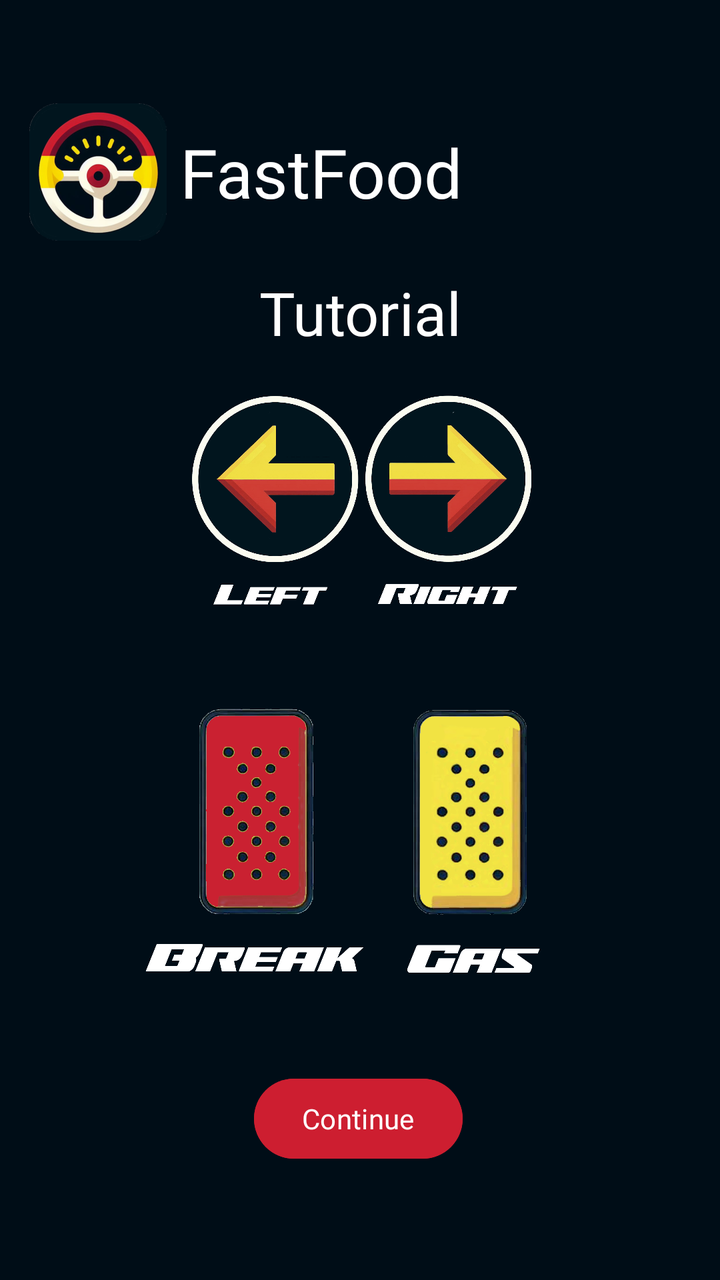
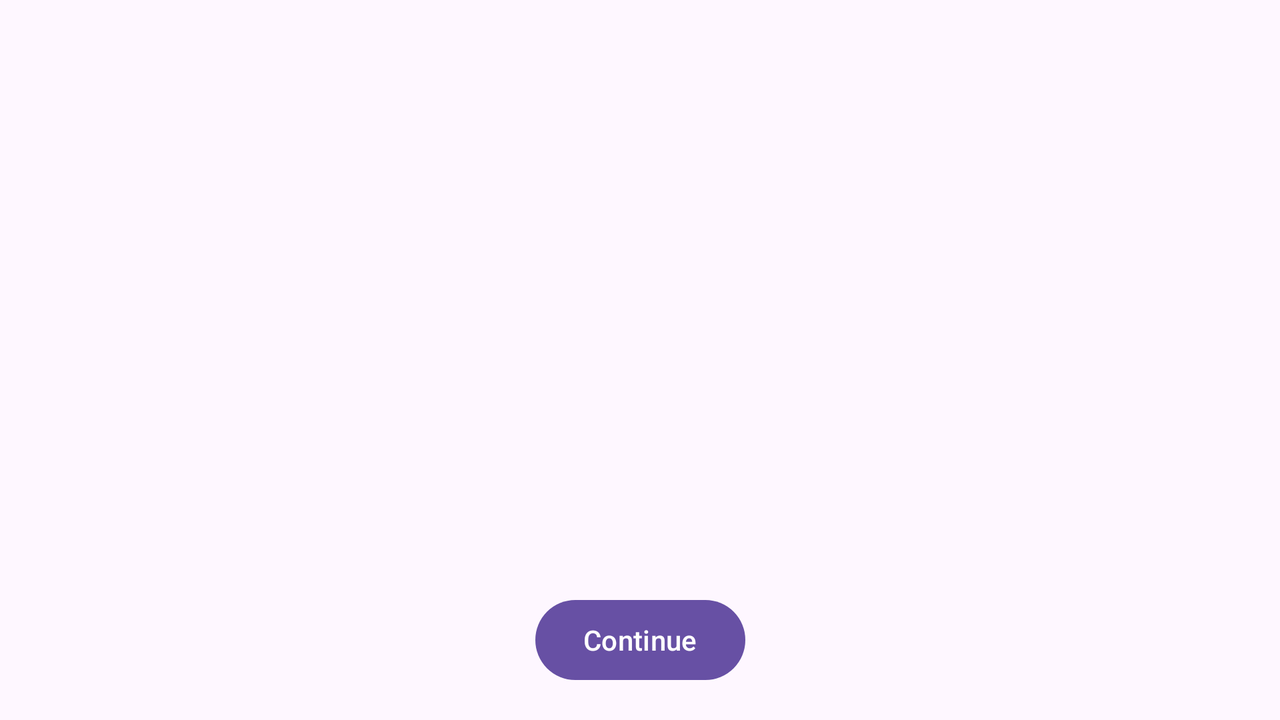

One screen, two layout resources from the same app: the default and the repository's alternative for another configuration. Each is rendered where Android would select it; the XML of both is given below.
<!-- AndroidManifest.xml: application theme Theme.FastFoodApplication -->
<!-- res/layout/activity_tutorial.xml -->
<?xml version="1.0" encoding="utf-8"?>
<androidx.constraintlayout.widget.ConstraintLayout xmlns:android="http://schemas.android.com/apk/res/android"
    xmlns:app="http://schemas.android.com/apk/res-auto"
    xmlns:tools="http://schemas.android.com/tools"
    android:background="@color/black"
    android:id="@+id/main"
    android:layout_width="match_parent"
    android:layout_height="match_parent">

    <include
        android:id="@+id/activity_leaderboard_logo"
        layout="@layout/activity_logo"
        android:layout_width="wrap_content"
        android:layout_height="wrap_content"
        app:layout_constraintBottom_toTopOf="@+id/guideline"
        app:layout_constraintEnd_toEndOf="parent"
        app:layout_constraintHorizontal_bias="0.492"
        app:layout_constraintStart_toStartOf="parent" />

    <androidx.constraintlayout.widget.Guideline
        android:id="@+id/guideline"
        android:layout_width="wrap_content"
        android:layout_height="wrap_content"
        android:orientation="horizontal"
        app:layout_constraintEnd_toEndOf="parent"
        app:layout_constraintGuide_percent=".2"
        app:layout_constraintStart_toStartOf="parent" />

    <Button
        android:id="@+id/activity_tutorial_button_continue"
        android:layout_width="wrap_content"
        android:layout_height="wrap_content"
        android:layout_marginBottom="28dp"
        android:backgroundTint="@color/red"
        android:fontFamily="@font/super_brigade"
        android:text="@string/continue_text"
        app:layout_constraintBottom_toBottomOf="parent"
        app:layout_constraintEnd_toEndOf="parent"
        app:layout_constraintHorizontal_bias="0.497"
        app:layout_constraintStart_toStartOf="parent"
        app:layout_constraintTop_toBottomOf="@+id/activity_tutorial_imageView_pedals" />

    <TextView
        android:id="@+id/textView3"
        android:layout_width="235dp"
        android:layout_height="wrap_content"
        android:layout_marginTop="8dp"
        android:fontFamily="@font/super_brigade"
        android:text="@string/uitleg"
        android:textAlignment="center"
        android:textColor="@color/white"
        android:textSize="30dp"
        app:layout_constraintEnd_toEndOf="parent"
        app:layout_constraintStart_toStartOf="parent"
        app:layout_constraintTop_toTopOf="@+id/guideline" />

    <ImageView
        android:id="@+id/activity_tutorial_imageView_arrows"
        android:layout_width="324dp"
        android:layout_height="120dp"
        android:layout_marginTop="20dp"
        app:layout_constraintEnd_toEndOf="parent"
        app:layout_constraintHorizontal_bias="0.528"
        app:layout_constraintStart_toStartOf="parent"
        app:layout_constraintTop_toBottomOf="@+id/textView3"
        app:srcCompat="@drawable/arrow_tutorial_en" />

    <ImageView
        android:id="@+id/activity_tutorial_imageView_pedals"
        android:layout_width="316dp"
        android:layout_height="154dp"
        android:layout_marginTop="36dp"
        app:layout_constraintEnd_toEndOf="parent"
        app:layout_constraintHorizontal_bias="0.494"
        app:layout_constraintStart_toStartOf="parent"
        app:layout_constraintTop_toBottomOf="@+id/activity_tutorial_imageView_arrows"
        app:srcCompat="@drawable/pedals_tutorial_en" />

</androidx.constraintlayout.widget.ConstraintLayout>
<!-- res/layout/activity_logo.xml (included above) -->
<?xml version="1.0" encoding="utf-8"?>
<androidx.constraintlayout.widget.ConstraintLayout xmlns:android="http://schemas.android.com/apk/res/android"
    xmlns:app="http://schemas.android.com/apk/res-auto"
    xmlns:tools="http://schemas.android.com/tools"
    android:id="@+id/main"
    android:layout_width="wrap_content"
    android:layout_height="wrap_content"
    tools:context=".LogoActivity">

    <ImageView
        android:id="@+id/imageView2"
        android:layout_width="82dp"
        android:layout_height="84dp"
        android:scaleType="center"
        app:layout_constraintStart_toStartOf="parent"
        app:layout_constraintTop_toTopOf="parent"
        app:srcCompat="@mipmap/ic_launcher_foreground"
        tools:srcCompat="@mipmap/ic_launcher_foreground" />

    <TextView
        android:id="@+id/textView2"
        android:layout_width="262dp"
        android:layout_height="wrap_content"
        android:fontFamily="@font/super_brigade"
        android:text="@string/app_name"
        android:textAlignment="viewStart"
        android:textColor="@color/white"
        android:textSize="34sp"
        app:layout_constraintBottom_toBottomOf="parent"
        app:layout_constraintStart_toEndOf="@+id/imageView2"
        app:layout_constraintTop_toTopOf="parent" />

</androidx.constraintlayout.widget.ConstraintLayout>
<!-- resources referenced by this layout -->
<resources>
  <color name="black">#000D17</color>
  <color name="red">#CD1E30</color>
  <color name="white">#FFFFFFFF</color>
  <!-- drawable arrow_tutorial_en: png bitmap (drawable, 418930 bytes) -->
  <!-- drawable pedals_tutorial_en: png bitmap (drawable, 463671 bytes) -->
  <!-- mipmap ic_launcher_foreground: webp bitmap (mipmap-hdpi, 10870 bytes) -->
  <string name="app_name">FastFood</string>
  <string name="continue_text">Continue</string>
  <string name="uitleg">Tutorial</string>
  <style name="Theme.FastFoodApplication" parent="Base.Theme.FastFoodApplication" />
  <style name="Base.Theme.FastFoodApplication" parent="Theme.Material3.DayNight.NoActionBar">
          
          
      </style>
</resources>
<!-- res/layout-land/activity_tutorial.xml (the repository's variant of the layout above) -->
<!-- drawn on the phone turned sideways -->
<?xml version="1.0" encoding="utf-8"?>
<androidx.constraintlayout.widget.ConstraintLayout xmlns:android="http://schemas.android.com/apk/res/android"
    xmlns:app="http://schemas.android.com/apk/res-auto"
    xmlns:tools="http://schemas.android.com/tools"
    android:layout_width="match_parent"
    android:layout_height="match_parent">

    <androidx.constraintlayout.widget.Guideline
        android:id="@+id/guideline"
        android:layout_width="wrap_content"
        android:layout_height="wrap_content"
        android:orientation="horizontal"
        app:layout_constraintGuide_percent=".2" />

    <ImageView
        android:id="@+id/activity_tutorial_image_view_logo"
        android:layout_width="174dp"
        android:layout_height="55dp"
        android:layout_marginTop="28dp"
        app:layout_constraintEnd_toEndOf="parent"
        app:layout_constraintHorizontal_bias="0.499"
        app:layout_constraintStart_toStartOf="parent"
        app:layout_constraintTop_toTopOf="parent"
        tools:srcCompat="@tools:sample/avatars" />

    <ImageView
        android:id="@+id/activity_tutorial_image_view_tutorial"
        android:layout_width="537dp"
        android:layout_height="206dp"
        android:layout_marginBottom="32dp"
        app:layout_constraintBottom_toTopOf="@+id/activity_tutorial_button_continue"
        app:layout_constraintEnd_toEndOf="parent"
        app:layout_constraintStart_toStartOf="parent"
        app:layout_constraintTop_toTopOf="@+id/guideline"
        app:layout_constraintVertical_bias="1.0"
        tools:srcCompat="@tools:sample/avatars" />

    <Button
        android:id="@+id/activity_tutorial_button_continue"
        android:layout_width="wrap_content"
        android:layout_height="wrap_content"
        android:layout_marginBottom="16dp"
        android:text="@string/continue_text"
        app:layout_constraintBottom_toBottomOf="parent"
        app:layout_constraintEnd_toEndOf="parent"
        app:layout_constraintStart_toStartOf="parent" />
</androidx.constraintlayout.widget.ConstraintLayout>
<!-- resources referenced by the variant -->
<!-- as the phone turned sideways resolves them -->
<resources>
  <string name="continue_text">Continue</string>
  <style name="Theme.FastFoodApplication" parent="Base.Theme.FastFoodApplication" />
  <style name="Base.Theme.FastFoodApplication" parent="Theme.Material3.DayNight.NoActionBar">
          
          
      </style>
</resources>
